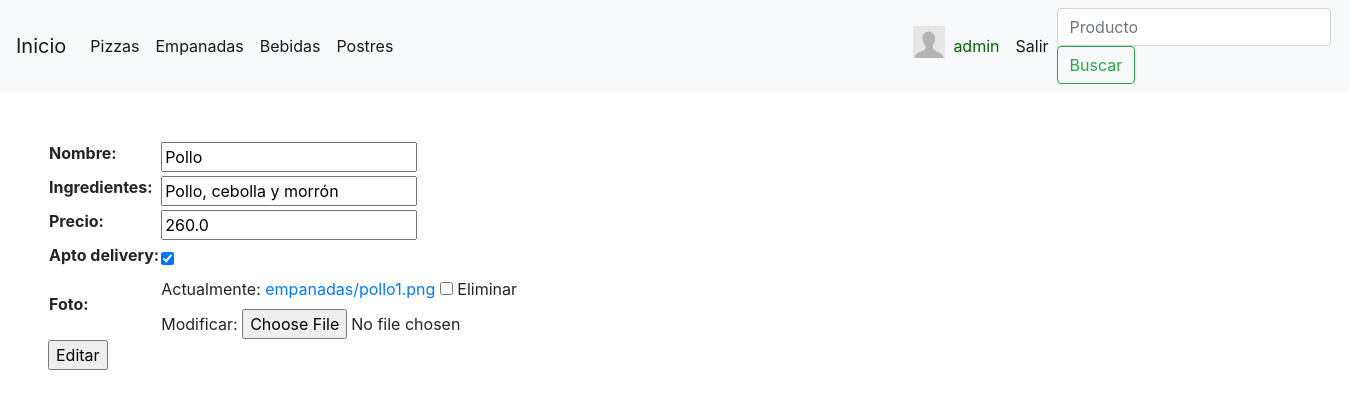
Page /update_empanada/1/ (signed in) on the committed database.
### pizza_web/models.py (models this page shows)
class empanada (models.Model):
    nombre= models.CharField(max_length=30, unique=True)
    ingredientes=models.CharField(max_length= 60)
    precio=models.FloatField()
    apto_delivery=models.BooleanField()
    foto =  models.ImageField(upload_to= 'empanadas', blank=True, null=True)

### pizza_web/views.py (the view, shortened to what this page needs)
class update_empanada(UpdateView):
    model= empanada
    template_name = 'update_empanada.html'
    fields = '__all__'

### templates/update_empanada.html (shortened to what this page needs)
{% extends 'base.html' %}
{% block contenido %}
<div class="d-flex" style="margin-top:3rem; margin-left:3rem">
    <form method="POST" enctype="multipart/form-data" >
        <table>
            {{form.as_table}}
        </table>
        <input type="submit", value="Editar">
    </form>
</div>
{% endblock %}

### templates/base.html (shortened to what this page needs)
<!DOCTYPE html>
<html lang="en">
<head>
    <link rel="stylesheet" href="https://cdn.jsdelivr.net/npm/bootstrap@4.6.1/dist/css/bootstrap.min.css"
>
</head>
<body><nav class="navbar navbar-expand-lg navbar-light bg-light">
  <a class="navbar-brand" href="/">Inicio</a>
  <div class="collapse navbar-collapse" id="navbarSupportedContent">
    <ul class="navbar-nav mr-auto">
      <li class="nav-item active">
        <a class="nav-link" href="/pizzas/">Pizzas <span class="sr-only">(current)</span></a>
      </li>
      <li class="nav-item">
        <a class="nav-link active" href="/empanadas/">Empanadas</a>
      </li>
      <li class="nav-item">
        <a class="nav-link active" href="/bebidas/">Bebidas</a>
      </li>
      <li class="nav-item" style="margin-right:32rem">
        <a class="nav-link active" href="/postres/">Postres</a>
      </li>
      {% if request.user.is_authenticated  %}
      {% if request.user.image %}
      <li class="nav-item">
        <img src='{{request.user.image.url}}' style=height:2rem>
      </li>
      {% else %}
      <li class="nav-item">
        <img src='anonimo.png' style=height:2rem  >
      </li>
      {% endif %}
      <li class="nav-item">
        <a class="nav-link active" style="color:darkgreen" href="/accounts/profile/">{{request.user.username}}</a>
      </li>
      <li class="nav-item">
        <a class="nav-link active" href="/logout/">Salir</a>
      </li>
      {% endif %}
    </ul>
  <form class="form-inline my-2 my-lg-0" action = "/buscar/" method = "GET">
      <input class="form-control mr-sm-2" type="text" placeholder="Producto" aria-label="Search" name = 'search'>
      <button class="btn btn-outline-success my-2 my-sm-0" type="submit">Buscar</button>
  </form>
  </div>
</nav>
      {% block contenido %}
      {%endblock%}
<br>
<br>
<br>
</body>
</html>

### rows in the picture
empanada: nombre "Pollo", ingredientes "Pollo, cebolla y morrón", precio "260.0", apto_delivery "☑"

### other values in the picture
{{ request.user.username }} "admin"
